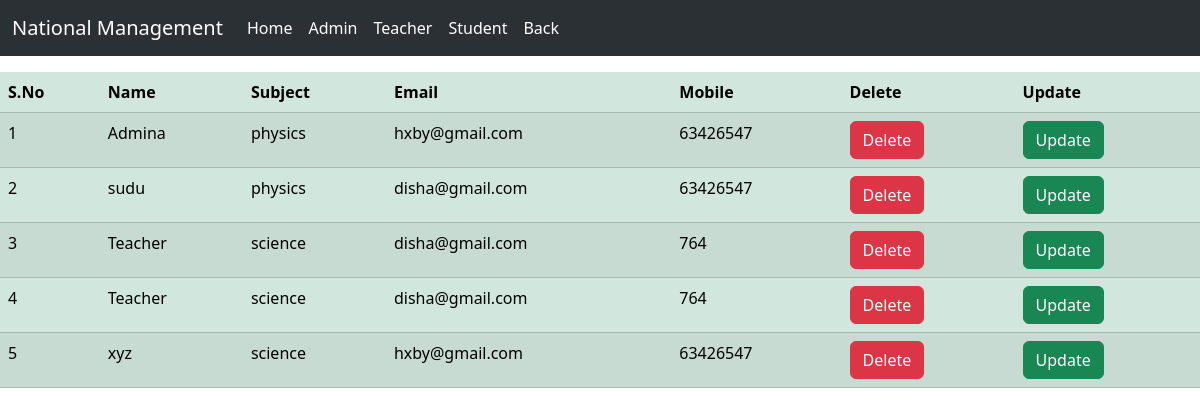
Page /viewstaff on the committed database.
### myapp/models.py (models this page shows)
class Staff(models.Model):
    name=models.CharField(max_length=50)
    email=models.EmailField(null=True,blank=True)
    mobile=models.IntegerField(null=True,blank=True,default=0)
    salary=models.IntegerField(null=True,blank=True,default=0)
    subject=models.CharField(max_length=50)

### myapp/views.py (the view)
# urls.py: path('viewstaff',views.viewstaff,name='viewstaff'),
def viewstaff(request):
    queryset=Staff.objects.all()
    context={'info':queryset}
    return render(request,'viewstaff.html',context)

### myapp/templates/viewstaff.html (shortened to what this page needs)
<!doctype html>
<html lang="en">
  <head>
    <link href="https://cdn.jsdelivr.net/npm/bootstrap@5.3.2/dist/css/bootstrap.min.css" rel="stylesheet">
  </head>
    <body>
    <nav class="navbar navbar-expand-lg bg-body-tertiary" data-bs-theme="dark">
        <div class="container-fluid">
          <div class="collapse navbar-collapse" id="navbarTogglerDemo01">
            <a class="navbar-brand" href="#">National Management</a>
            <ul class="navbar-nav me-auto mb-2 mb-lg-0">
              <li class="nav-item">
                <a class="nav-link active" aria-current="page" href="/home">Home</a>
              </li>
              <li class="nav-item">
                <a class="nav-link active" href="/administer">Admin</a>
              </li>
              <li class="nav-item">
                <a class="nav-link active" href="/teacher">Teacher</a>
              </li>
              <li class="nav-item">
                <a class="nav-link active" href="/student">Student</a>
              </li>
              <li class="nav-item">
                <a class="nav-link active" href="/adminframe">Back</a>
              </li>
          </div>
        </div>
      </nav>
      <table class="table table-striped table-success table-hover mt-3">
        <thead>
          <tr>
            <th>S.No</th>
            <th>Name</th>
            <th>Subject</th>
            <th>Email</th>
            <th>Mobile</th>
            <th>Delete</th>
            <th>Update</th>
          </tr>
        </thead>
        <tbody>
          {% for x in info %}
          <tr>
            <td>{{forloop.counter}}</td>
            <td>{{x.name}}</td>
            <td>{{x.subject}}</td>
            <td>{{x.email}}</td>
            <td>{{x.mobile}}</td>
            <td>
              <a href="/deletestaff/{{x.id}}" class="btn btn-danger">Delete</a>
            </td>
            <td>
              <a href="/updatestaff/{{x.id}}" class="btn btn-success">Update</a>
            </td>
          </tr>
          {%endfor%}
     </table>
    </body>
    </html>

### rows in the picture
Staff: name "Admina", subject "physics", email "hxby@gmail.com", mobile "63426547"
Staff: name "sudu", subject "physics", email "disha@gmail.com", mobile "63426547"
Staff: name "Teacher", subject "science", email "disha@gmail.com", mobile "764"
Staff: name "Teacher", subject "science", email "disha@gmail.com", mobile "764"
Staff: name "xyz", subject "science", email "hxby@gmail.com", mobile "63426547"
